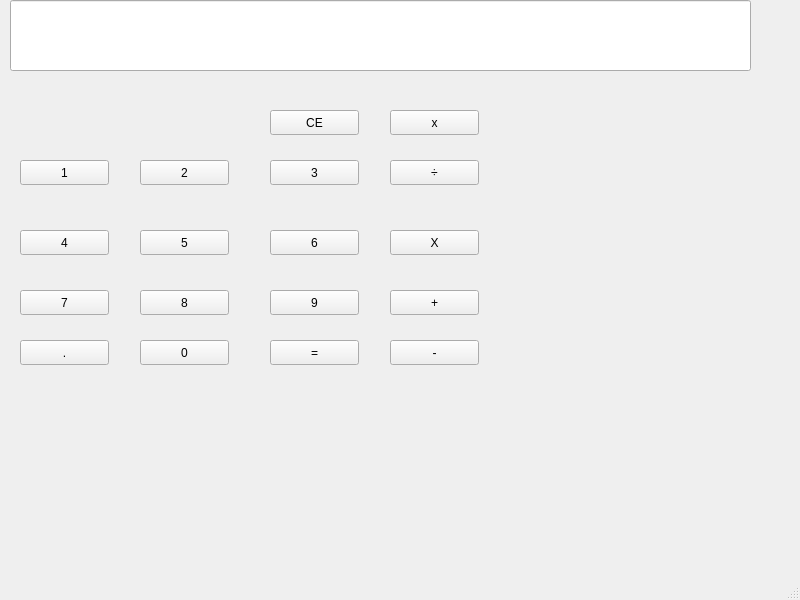
<?xml version="1.0" encoding="UTF-8"?>
<ui version="4.0">
 <class>MainWindow</class>
 <widget class="QMainWindow" name="MainWindow">
  <property name="geometry">
   <rect>
    <x>0</x>
    <y>0</y>
    <width>800</width>
    <height>600</height>
   </rect>
  </property>
  <property name="windowTitle">
   <string>MainWindow</string>
  </property>
  <widget class="QWidget" name="centralwidget">
   <widget class="QPushButton" name="b0">
    <property name="geometry">
     <rect>
      <x>140</x>
      <y>340</y>
      <width>89</width>
      <height>25</height>
     </rect>
    </property>
    <property name="text">
     <string>0</string>
    </property>
   </widget>
   <widget class="QLineEdit" name="lineEdit">
    <property name="geometry">
     <rect>
      <x>10</x>
      <y>0</y>
      <width>741</width>
      <height>71</height>
     </rect>
    </property>
   </widget>
   <widget class="QPushButton" name="back">
    <property name="geometry">
     <rect>
      <x>390</x>
      <y>110</y>
      <width>89</width>
      <height>25</height>
     </rect>
    </property>
    <property name="text">
     <string>x</string>
    </property>
   </widget>
   <widget class="QPushButton" name="clear">
    <property name="geometry">
     <rect>
      <x>270</x>
      <y>110</y>
      <width>89</width>
      <height>25</height>
     </rect>
    </property>
    <property name="text">
     <string>CE</string>
    </property>
   </widget>
   <widget class="QPushButton" name="divi">
    <property name="geometry">
     <rect>
      <x>390</x>
      <y>160</y>
      <width>89</width>
      <height>25</height>
     </rect>
    </property>
    <property name="text">
     <string>÷</string>
    </property>
   </widget>
   <widget class="QPushButton" name="b2">
    <property name="geometry">
     <rect>
      <x>140</x>
      <y>160</y>
      <width>89</width>
      <height>25</height>
     </rect>
    </property>
    <property name="text">
     <string>2</string>
    </property>
   </widget>
   <widget class="QPushButton" name="b1">
    <property name="geometry">
     <rect>
      <x>20</x>
      <y>160</y>
      <width>89</width>
      <height>25</height>
     </rect>
    </property>
    <property name="text">
     <string>1</string>
    </property>
   </widget>
   <widget class="QPushButton" name="b3">
    <property name="geometry">
     <rect>
      <x>270</x>
      <y>160</y>
      <width>89</width>
      <height>25</height>
     </rect>
    </property>
    <property name="text">
     <string>3</string>
    </property>
   </widget>
   <widget class="QPushButton" name="b4">
    <property name="geometry">
     <rect>
      <x>20</x>
      <y>230</y>
      <width>89</width>
      <height>25</height>
     </rect>
    </property>
    <property name="text">
     <string>4</string>
    </property>
   </widget>
   <widget class="QPushButton" name="b5">
    <property name="geometry">
     <rect>
      <x>140</x>
      <y>230</y>
      <width>89</width>
      <height>25</height>
     </rect>
    </property>
    <property name="text">
     <string>5</string>
    </property>
   </widget>
   <widget class="QPushButton" name="b6">
    <property name="geometry">
     <rect>
      <x>270</x>
      <y>230</y>
      <width>89</width>
      <height>25</height>
     </rect>
    </property>
    <property name="text">
     <string>6</string>
    </property>
   </widget>
   <widget class="QPushButton" name="b9">
    <property name="geometry">
     <rect>
      <x>270</x>
      <y>290</y>
      <width>89</width>
      <height>25</height>
     </rect>
    </property>
    <property name="text">
     <string>9</string>
    </property>
   </widget>
   <widget class="QPushButton" name="b8">
    <property name="geometry">
     <rect>
      <x>140</x>
      <y>290</y>
      <width>89</width>
      <height>25</height>
     </rect>
    </property>
    <property name="text">
     <string>8</string>
    </property>
   </widget>
   <widget class="QPushButton" name="mul">
    <property name="geometry">
     <rect>
      <x>390</x>
      <y>230</y>
      <width>89</width>
      <height>25</height>
     </rect>
    </property>
    <property name="text">
     <string>X</string>
    </property>
   </widget>
   <widget class="QPushButton" name="equ">
    <property name="geometry">
     <rect>
      <x>270</x>
      <y>340</y>
      <width>89</width>
      <height>25</height>
     </rect>
    </property>
    <property name="text">
     <string>=</string>
    </property>
   </widget>
   <widget class="QPushButton" name="dot">
    <property name="geometry">
     <rect>
      <x>20</x>
      <y>340</y>
      <width>89</width>
      <height>25</height>
     </rect>
    </property>
    <property name="text">
     <string>.</string>
    </property>
   </widget>
   <widget class="QPushButton" name="b7">
    <property name="geometry">
     <rect>
      <x>20</x>
      <y>290</y>
      <width>89</width>
      <height>25</height>
     </rect>
    </property>
    <property name="text">
     <string>7</string>
    </property>
   </widget>
   <widget class="QPushButton" name="sub">
    <property name="geometry">
     <rect>
      <x>390</x>
      <y>340</y>
      <width>89</width>
      <height>25</height>
     </rect>
    </property>
    <property name="text">
     <string>-</string>
    </property>
   </widget>
   <widget class="QPushButton" name="add">
    <property name="geometry">
     <rect>
      <x>390</x>
      <y>290</y>
      <width>89</width>
      <height>25</height>
     </rect>
    </property>
    <property name="text">
     <string>+</string>
    </property>
   </widget>
  </widget>
  <widget class="QMenuBar" name="menubar">
   <property name="geometry">
    <rect>
     <x>0</x>
     <y>0</y>
     <width>800</width>
     <height>28</height>
    </rect>
   </property>
  </widget>
  <widget class="QStatusBar" name="statusbar"/>
 </widget>
 <resources/>
 <connections/>
</ui>
